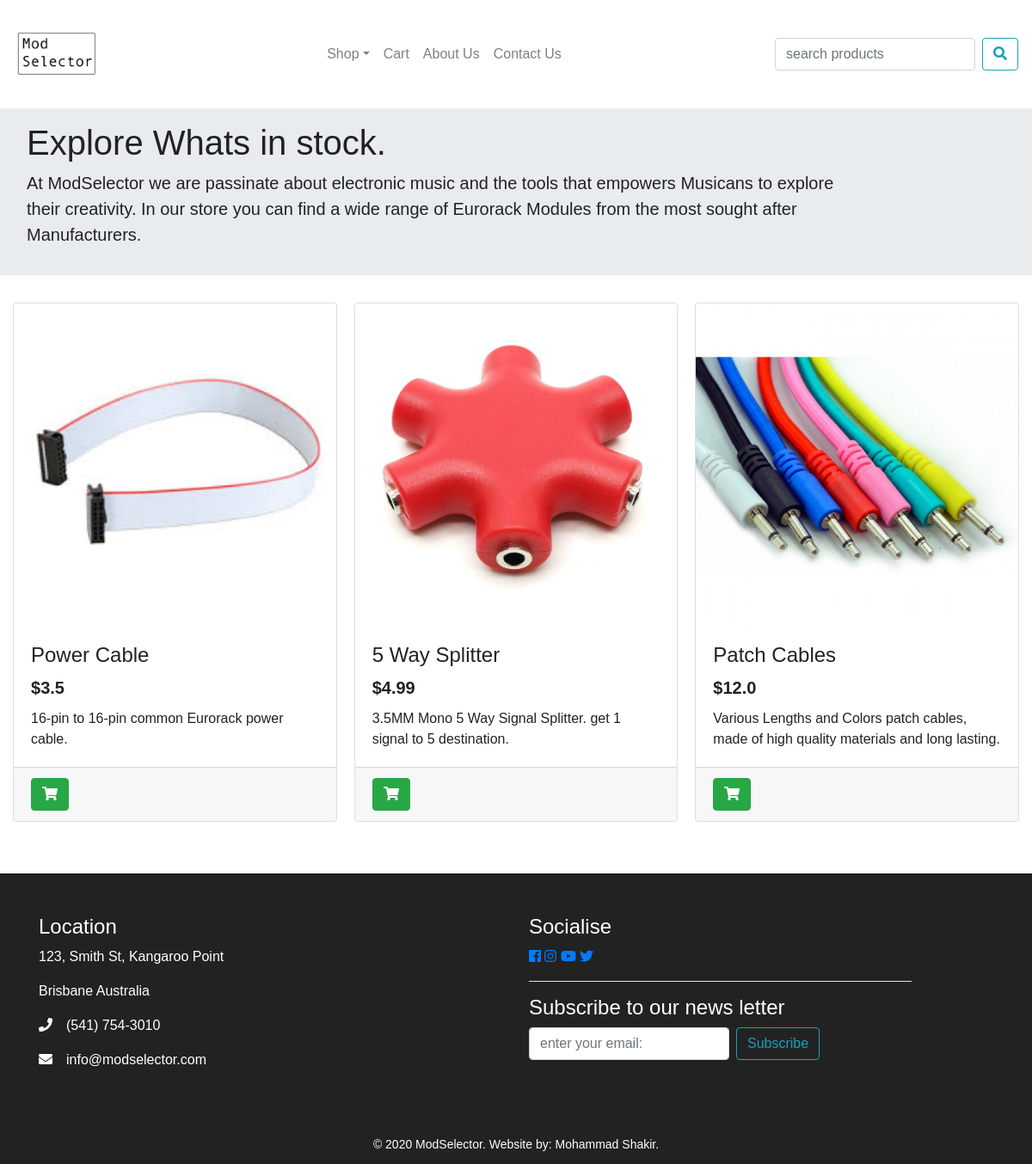
Page /products/3/ on the committed database.
### modselector/models.py (models this page shows, shortened)
class Product(db.Model):
    __tablename__ = 'products'
    id = db.Column(db.Integer, primary_key=True)
    name = db.Column(db.String(64), nullable=False)
    description = db.Column(db.String(1500), nullable=False)
    image = db.Column(db.String(60), nullable=False)
    price = db.Column(db.Float, nullable=False)
    date = db.Column(db.DateTime, nullable=False)
    category_id = db.Column(db.Integer, db.ForeignKey('categories.id'))

### modselector/views.py (the view)
@bp.route('/products/<int:categoryid>/')
def products(categoryid):
    products = Product.query.filter(Product.category_id == categoryid)
    return render_template('products.html', products=products)

### modselector/templates/products.html
{% extends 'base.html' %} {% block main %}
<section>
  <div class="row jumbotron">
    <div class="col-xs-12 col-sm-12 col-md-9 col-lg-9 col-xl-10">
      <h1 class="display-9">Explore Whats in stock.</h1>
      <p class="lead">
        At ModSelector we are passinate about electronic music and the tools
        that empowers Musicans to explore their creativity. In our store you can
        find a wide range of Eurorack Modules from the most sought after
        Manufacturers.
      </p>
    </div>
  </div>
  <div class="card-columns">
    {% for product in products%}
    <div class="card">
      <img
        class="card-img-top"
        src="{{url_for('static', filename='img/'+product.image)}}"
        alt="Card image"
      />
      <div class="card-body">
        <h4 class="card-title">{{product.name}}</h4>
        <h5 class="card-title"><b>${{product.price}}</b></h5>
        <p class="card-text">{{product.description}}</p>
      </div>
      <div class="card-footer">
        <a
          href="{{ url_for('main.order', product_id=product.id) }}"
          class="btn btn-success"
          ><i class="fas fa-shopping-cart"></i
        ></a>
      </div>
    </div>
    {% endfor %}
  </div>
</section>
{% endblock %}

### modselector/static/css/style.css (style rules this page uses)
html, body { height: 100%; width: 100%; font-family: "Popins", sans-serif; color: #222; }
.jumbotron { padding: 1rem; border-radius: 0; }

### rows in the picture
Product: image (picture), name "Power Cable", price "3.5", description "16-pin to 16-pin common Eurorack power cable."
Product: image (picture), name "5 Way Splitter", price "4.99", description "3.5MM Mono 5 Way Signal Splitter. get 1 signal to 5 destination."
Product: image (picture), name "Patch Cables", price "12.0", description "Various Lengths and Colors patch cables, made of high quality materials and long lasting."
